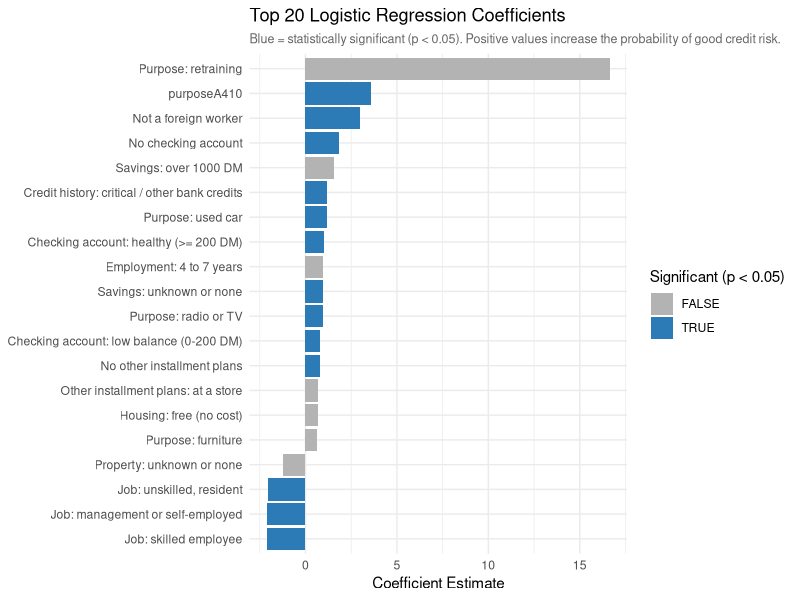
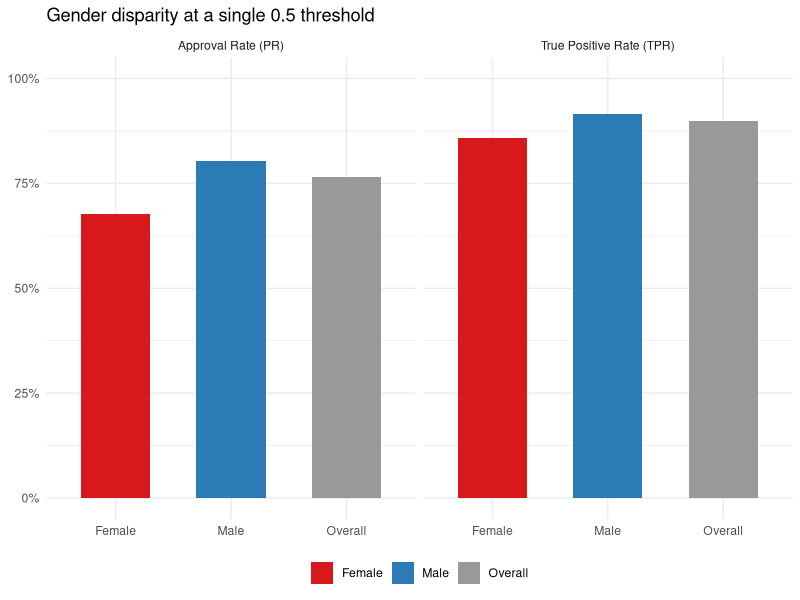
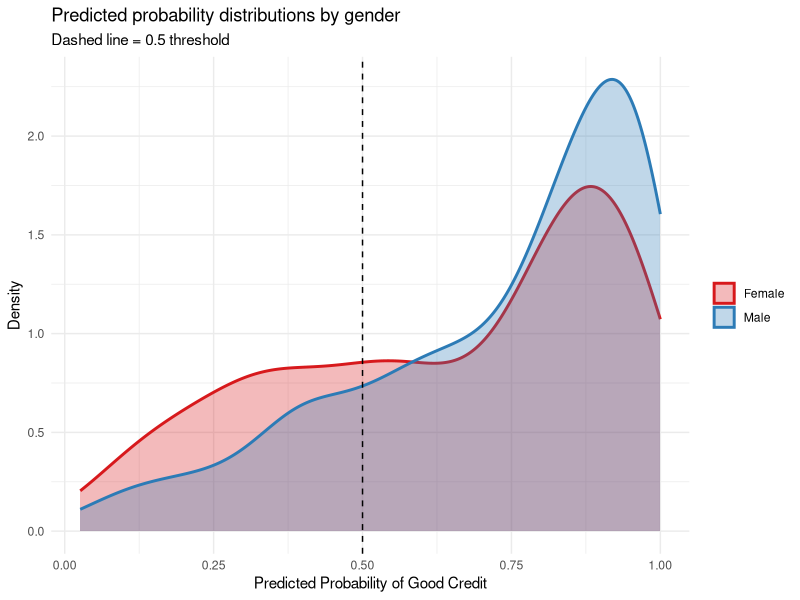
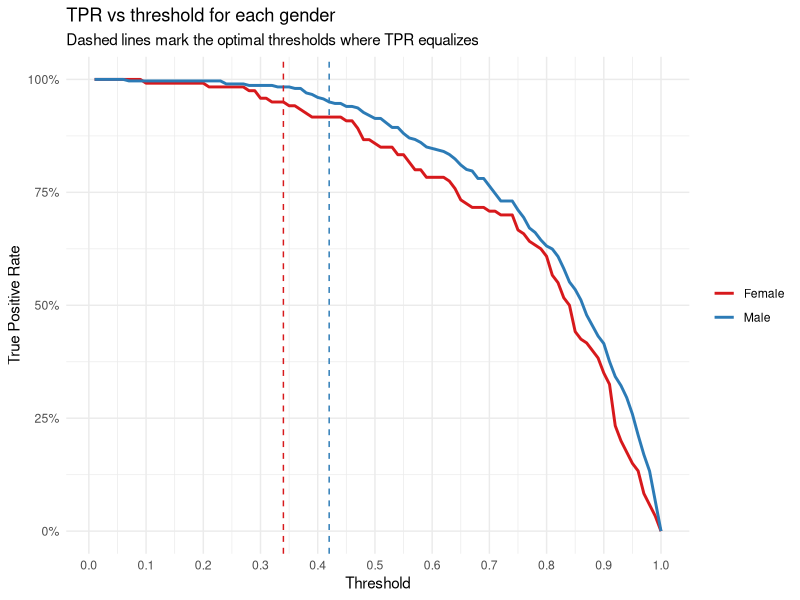

The R script that drew these images, in order:
## ---- chunk 1
knitr::opts_chunk$set(echo = TRUE, warning = FALSE, message = FALSE, fig.width = 8, fig.height = 5)
## ---- chunk 2
data <- read.csv("German Credit Data.csv")
dim(data)
str(data)
## ---- chunk 3
gender_summary <- data.frame(
  Gender = c("Male", "Female"),
  Count = c(sum(data$gender == "Male"), sum(data$gender == "Female")),
  Avg_Credit_Risk = c(
    round(mean(data$credit_risk[data$gender == "Male"]), 3),
    round(mean(data$credit_risk[data$gender == "Female"]), 3)
  )
)
knitr::kable(gender_summary, caption = "Gender breakdown and average credit risk")
## ---- chunk 4
set.seed(1)
trainindex <- sample(1000, 600)
train <- data[trainindex, ]
test  <- data[-trainindex, ]

model <- glm(credit_risk ~ ., data = train, family = binomial)
summary(model)
## ---- chunk 5
library(ggplot2)

# Mapping from R's auto-generated dummy variable names to readable labels
# These codes come from the German Credit Data dictionary
label_map <- c(
  "statusA11"                    = "Checking account: overdrawn (< 0 DM)",
  "statusA12"                    = "Checking account: low balance (0-200 DM)",
  "statusA13"                    = "Checking account: healthy (>= 200 DM)",
  "statusA14"                    = "No checking account",
  "credit_historyA30"            = "Credit history: no credits taken",
  "credit_historyA31"            = "Credit history: all credits paid back",
  "credit_historyA32"            = "Credit history: existing credits paid back",
  "credit_historyA33"            = "Credit history: past payment delays",
  "credit_historyA34"            = "Credit history: critical / other bank credits",
  "purposeA40"                   = "Purpose: new car",
  "purposeA41"                   = "Purpose: used car",
  "purposeA42"                   = "Purpose: furniture",
  "purposeA43"                   = "Purpose: radio or TV",
  "purposeA46"                   = "Purpose: education",
  "purposeA48"                   = "Purpose: retraining",
  "purposeA49"                   = "Purpose: business",
  "savingsA61"                   = "Savings: under 100 DM",
  "savingsA62"                   = "Savings: 100-500 DM",
  "savingsA63"                   = "Savings: 500-1000 DM",
  "savingsA64"                   = "Savings: over 1000 DM",
  "savingsA65"                   = "Savings: unknown or none",
  "employmentA71"                = "Employment: unemployed",
  "employmentA72"                = "Employment: less than 1 year",
  "employmentA73"                = "Employment: 1 to 4 years",
  "employmentA74"                = "Employment: 4 to 7 years",
  "employmentA75"                = "Employment: 7 or more years",
  "other_debtorsA102"            = "Other debtors: co-applicant",
  "other_debtorsA103"            = "Other debtors: guarantor",
  "propertyA121"                 = "Property: real estate",
  "propertyA122"                 = "Property: life insurance / savings agreement",
  "propertyA123"                 = "Property: car or other asset",
  "propertyA124"                 = "Property: unknown or none",
  "other_installment_plansA141"  = "Other installment plans: at a bank",
  "other_installment_plansA142"  = "Other installment plans: at a store",
  "other_installment_plansA143"  = "No other installment plans",
  "housingA151"                  = "Housing: renting",
  "housingA152"                  = "Housing: owns home",
  "housingA153"                  = "Housing: free (no cost)",
  "jobA171"                      = "Job: unskilled, non-resident",
  "jobA172"                      = "Job: unskilled, resident",
  "jobA173"                      = "Job: skilled employee",
  "jobA174"                      = "Job: management or self-employed",
  "telephoneA192"                = "Has registered telephone",
  "foreign_workerA202"           = "Not a foreign worker",
  "genderMale"                   = "Gender: male",
  "duration"                     = "Loan duration (months)",
  "amount"                       = "Loan amount (DM)",
  "installment_rate"             = "Installment rate (% of income)",
  "residence"                    = "Years at current residence",
  "age"                          = "Age (years)",
  "existing_credits"             = "Number of existing credits at this bank",
  "num_people_liable"            = "Number of people financially dependent on applicant"
)

coef_df <- as.data.frame(summary(model)$coefficients)
coef_df$Variable <- rownames(coef_df)
coef_df <- coef_df[coef_df$Variable != "(Intercept)", ]
coef_df$Significant <- coef_df$`Pr(>|z|)` < 0.05
coef_df <- coef_df[order(abs(coef_df$Estimate), decreasing = TRUE), ]
coef_df <- head(coef_df, 20)

# Apply readable labels where available, keep original name if not in map
coef_df$Label <- ifelse(coef_df$Variable %in% names(label_map),
                        label_map[coef_df$Variable],
                        coef_df$Variable)

ggplot(coef_df, aes(x = reorder(Label, Estimate), y = Estimate, fill = Significant)) +
  geom_bar(stat = "identity") +
  coord_flip() +
  scale_fill_manual(values = c("FALSE" = "grey70", "TRUE" = "#2c7bb6")) +
  labs(title = "Top 20 Logistic Regression Coefficients",
       subtitle = "Blue = statistically significant (p < 0.05). Positive values increase the probability of good credit risk.",
       x = NULL, y = "Coefficient Estimate",
       fill = "Significant (p < 0.05)") +
  theme_minimal() +
  theme(plot.subtitle = element_text(size = 9, color = "grey40"))
## ---- chunk 6
train$pred_prob   <- predict(model, newdata = train, type = "response")
predicted.class   <- (train$pred_prob >= 0.5) * 1
actual.class      <- train$credit_risk

cm <- table(Actual = actual.class, Predicted = predicted.class)
knitr::kable(cm, caption = "Confusion matrix, training set, threshold = 0.5")

overall.error <- sum(actual.class != predicted.class) / nrow(train)
cat("Overall error rate:", round(overall.error, 4))
## ---- chunk 7
PR       <- sum(predicted.class == 1) / nrow(train)
PR_Male  <- sum(predicted.class[train$gender == "Male"] == 1)  / sum(train$gender == "Male")
PR_Female<- sum(predicted.class[train$gender == "Female"] == 1)/ sum(train$gender == "Female")

TPR      <- sum(predicted.class == 1 & actual.class == 1) / sum(actual.class == 1)
TPR_Male <- sum(predicted.class[train$gender == "Male"] == 1 & actual.class[train$gender == "Male"] == 1) /
            sum(actual.class[train$gender == "Male"] == 1)
TPR_Female <- sum(predicted.class[train$gender == "Female"] == 1 & actual.class[train$gender == "Female"] == 1) /
              sum(actual.class[train$gender == "Female"] == 1)

fairness_table <- data.frame(
  Group    = c("Overall", "Male", "Female"),
  Approval_Rate_PR  = round(c(PR, PR_Male, PR_Female), 3),
  True_Positive_Rate = round(c(TPR, TPR_Male, TPR_Female), 3)
)
knitr::kable(fairness_table, caption = "Approval rate and TPR by gender at threshold = 0.5")
## ---- chunk 8
library(tidyr)

fairness_long <- pivot_longer(fairness_table, cols = c(Approval_Rate_PR, True_Positive_Rate),
                              names_to = "Metric", values_to = "Value")

ggplot(fairness_long, aes(x = Group, y = Value, fill = Group)) +
  geom_bar(stat = "identity", width = 0.6) +
  facet_wrap(~Metric, labeller = as_labeller(c(
    Approval_Rate_PR   = "Approval Rate (PR)",
    True_Positive_Rate = "True Positive Rate (TPR)"
  ))) +
  scale_fill_manual(values = c("Overall" = "grey60", "Male" = "#2c7bb6", "Female" = "#d7191c")) +
  scale_y_continuous(limits = c(0, 1), labels = scales::percent) +
  labs(title = "Gender disparity at a single 0.5 threshold",
       x = NULL, y = NULL, fill = NULL) +
  theme_minimal() +
  theme(legend.position = "bottom")
## ---- chunk 9
ggplot(train, aes(x = pred_prob, fill = gender, color = gender)) +
  geom_density(alpha = 0.3, linewidth = 1) +
  scale_fill_manual(values  = c("Male" = "#2c7bb6", "Female" = "#d7191c")) +
  scale_color_manual(values = c("Male" = "#2c7bb6", "Female" = "#d7191c")) +
  geom_vline(xintercept = 0.5, linetype = "dashed", color = "black") +
  labs(title = "Predicted probability distributions by gender",
       subtitle = "Dashed line = 0.5 threshold",
       x = "Predicted Probability of Good Credit", y = "Density",
       fill = NULL, color = NULL) +
  theme_minimal()
## ---- chunk 10
TPR_Male_vec   <- matrix(0, 1, 100)
TPR_Female_vec <- matrix(0, 1, 100)
error_Male_vec <- matrix(0, 1, 100)
error_Female_vec <- matrix(0, 1, 100)

for (c in 1:100) {
  cut_off <- c / 100
  pred_m  <- (train$pred_prob[train$gender == "Male"]   >= cut_off) * 1
  pred_f  <- (train$pred_prob[train$gender == "Female"] >= cut_off) * 1
  TPR_Male_vec[c]    <- sum(pred_m == 1 & actual.class[train$gender == "Male"]   == 1) / sum(actual.class[train$gender == "Male"]   == 1)
  TPR_Female_vec[c]  <- sum(pred_f == 1 & actual.class[train$gender == "Female"] == 1) / sum(actual.class[train$gender == "Female"] == 1)
  error_Male_vec[c]  <- sum(pred_m != actual.class[train$gender == "Male"])
  error_Female_vec[c]<- sum(pred_f != actual.class[train$gender == "Female"])
}

min_overall.error <- 1
thresholds_pair   <- c(0, 0)

for (c_m in 1:100) {
  for (c_f in 1:100) {
    if (abs(TPR_Male_vec[c_m] - TPR_Female_vec[c_f]) < 0.001) {
      overall.error <- (error_Male_vec[c_m] + error_Female_vec[c_f]) / nrow(train)
      if (overall.error < min_overall.error) {
        min_overall.error <- overall.error
        thresholds_pair   <- c(c_m / 100, c_f / 100)
      }
    }
  }
}

cat("Optimal thresholds - Male:", thresholds_pair[1], "| Female:", thresholds_pair[2])
cat("\nMinimum overall error:", round(min_overall.error, 4))
## ---- chunk 11
tpr_df <- data.frame(
  Threshold = rep((1:100)/100, 2),
  TPR       = c(as.vector(TPR_Male_vec), as.vector(TPR_Female_vec)),
  Gender    = rep(c("Male", "Female"), each = 100)
)

ggplot(tpr_df, aes(x = Threshold, y = TPR, color = Gender)) +
  geom_line(linewidth = 1) +
  geom_vline(xintercept = thresholds_pair[1], linetype = "dashed", color = "#2c7bb6") +
  geom_vline(xintercept = thresholds_pair[2], linetype = "dashed", color = "#d7191c") +
  scale_color_manual(values = c("Male" = "#2c7bb6", "Female" = "#d7191c")) +
  scale_x_continuous(breaks = seq(0, 1, 0.1)) +
  scale_y_continuous(labels = scales::percent) +
  labs(title = "TPR vs threshold for each gender",
       subtitle = "Dashed lines mark the optimal thresholds where TPR equalizes",
       x = "Threshold", y = "True Positive Rate", color = NULL) +
  theme_minimal()
## ---- chunk 12
test$pred_prob <- predict(model, newdata = test, type = "response")
test.actual.class <- test$credit_risk

pred_male   <- (test$pred_prob[test$gender == "Male"]   >= thresholds_pair[1]) * 1
pred_female <- (test$pred_prob[test$gender == "Female"] >= thresholds_pair[2]) * 1

err_m <- sum(pred_male   != test.actual.class[test$gender == "Male"])
err_f <- sum(pred_female != test.actual.class[test$gender == "Female"])
test_error <- (err_m + err_f) / nrow(test)

# Fairness metrics on test set
test_PR_Male   <- sum(pred_male   == 1) / sum(test$gender == "Male")
test_PR_Female <- sum(pred_female == 1) / sum(test$gender == "Female")
test_TPR_Male  <- sum(pred_male   == 1 & test.actual.class[test$gender == "Male"]   == 1) / sum(test.actual.class[test$gender == "Male"]   == 1)
test_TPR_Female<- sum(pred_female == 1 & test.actual.class[test$gender == "Female"] == 1) / sum(test.actual.class[test$gender == "Female"] == 1)

results_table <- data.frame(
  Setup = c("Single threshold (0.5)", "Optimized thresholds (0.42 / 0.34)"),
  Male_Threshold   = c(0.50, thresholds_pair[1]),
  Female_Threshold = c(0.50, thresholds_pair[2]),
  Test_Error       = c(NA,   round(test_error, 4))
)
knitr::kable(results_table, caption = "Threshold comparison")

cat("Test set overall error with optimized thresholds:", round(test_error, 4))
## ---- chunk 13
final_fairness <- data.frame(
  Group    = c("Male", "Female"),
  Approval_Rate = round(c(test_PR_Male, test_PR_Female), 3),
  TPR           = round(c(test_TPR_Male, test_TPR_Female), 3)
)
knitr::kable(final_fairness, caption = "Fairness metrics on test set with optimized thresholds")
